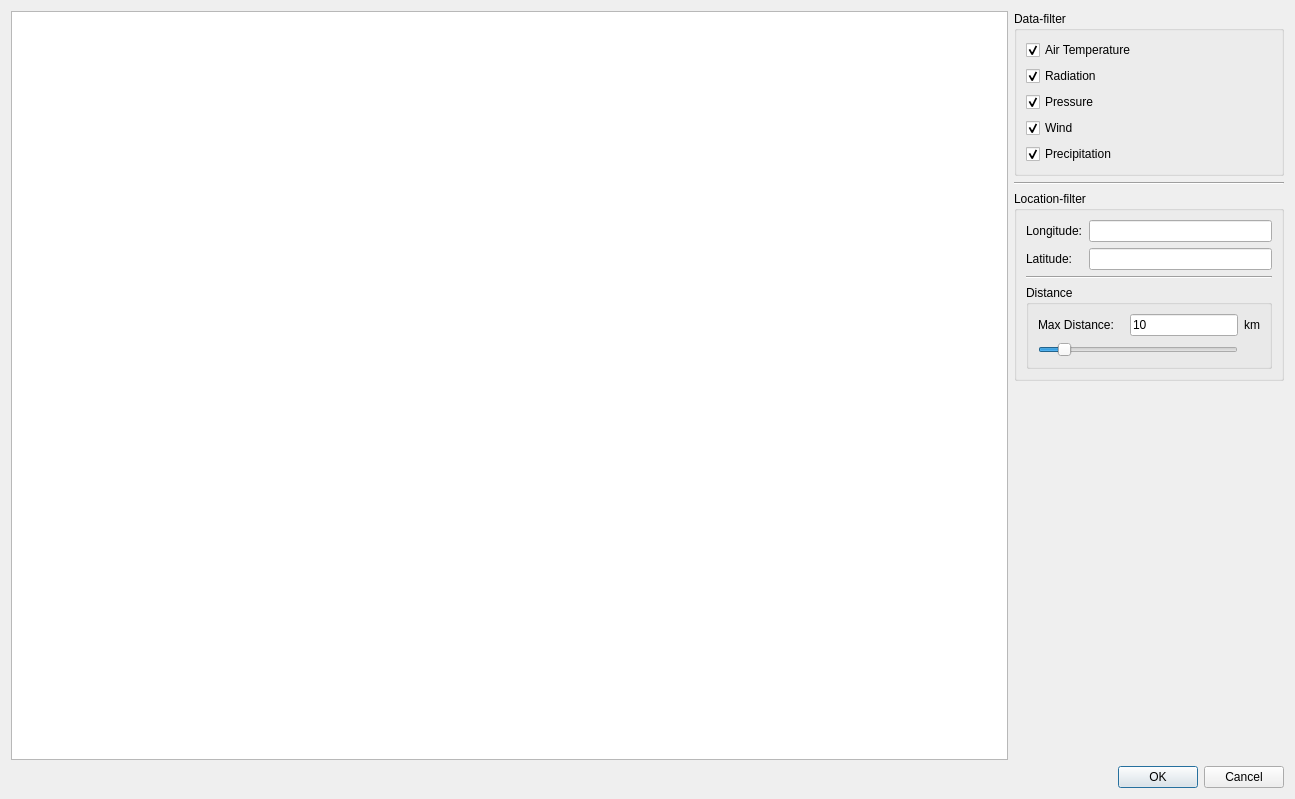
<?xml version="1.0" encoding="UTF-8"?>
<ui version="4.0">
 <class>DM::MapDialog</class>
 <widget class="QDialog" name="DM::MapDialog">
  <property name="geometry">
   <rect>
    <x>0</x>
    <y>0</y>
    <width>1295</width>
    <height>799</height>
   </rect>
  </property>
  <property name="windowTitle">
   <string>Location</string>
  </property>
  <layout class="QGridLayout" name="gridLayout_4" columnstretch="1,0">
   <item row="0" column="1">
    <layout class="QVBoxLayout" name="verticalLayout">
     <item>
      <widget class="QGroupBox" name="groupBox">
       <property name="title">
        <string>Data-filter</string>
       </property>
       <layout class="QVBoxLayout" name="verticalLayout_2">
        <item>
         <widget class="QCheckBox" name="checkBoxAirTemp">
          <property name="text">
           <string>Air Temperature</string>
          </property>
          <property name="checked">
           <bool>true</bool>
          </property>
         </widget>
        </item>
        <item>
         <widget class="QCheckBox" name="checkBoxRadiation">
          <property name="text">
           <string>Radiation</string>
          </property>
          <property name="checked">
           <bool>true</bool>
          </property>
         </widget>
        </item>
        <item>
         <widget class="QCheckBox" name="checkBoxPressure">
          <property name="text">
           <string>Pressure</string>
          </property>
          <property name="checked">
           <bool>true</bool>
          </property>
         </widget>
        </item>
        <item>
         <widget class="QCheckBox" name="checkBoxWind">
          <property name="text">
           <string>Wind</string>
          </property>
          <property name="checked">
           <bool>true</bool>
          </property>
         </widget>
        </item>
        <item>
         <widget class="QCheckBox" name="checkBoxPrecipitation">
          <property name="text">
           <string>Precipitation</string>
          </property>
          <property name="checked">
           <bool>true</bool>
          </property>
         </widget>
        </item>
       </layout>
      </widget>
     </item>
     <item>
      <widget class="Line" name="line">
       <property name="orientation">
        <enum>Qt::Horizontal</enum>
       </property>
      </widget>
     </item>
     <item>
      <widget class="QGroupBox" name="groupBox_2">
       <property name="title">
        <string>Location-filter</string>
       </property>
       <layout class="QGridLayout" name="gridLayout_3">
        <item row="0" column="0">
         <layout class="QGridLayout" name="gridLayout">
          <item row="3" column="1">
           <widget class="QtExt::ValidatingLineEdit" name="lineEditLatitude"/>
          </item>
          <item row="2" column="1">
           <widget class="QtExt::ValidatingLineEdit" name="lineEditLongitude"/>
          </item>
          <item row="2" column="0">
           <widget class="QLabel" name="label_2">
            <property name="text">
             <string>Longitude:</string>
            </property>
           </widget>
          </item>
          <item row="3" column="0">
           <widget class="QLabel" name="label">
            <property name="text">
             <string>Latitude:</string>
            </property>
           </widget>
          </item>
         </layout>
        </item>
        <item row="2" column="0">
         <widget class="QGroupBox" name="groupBoxDistance">
          <property name="maximumSize">
           <size>
            <width>16777215</width>
            <height>16777215</height>
           </size>
          </property>
          <property name="title">
           <string>Distance </string>
          </property>
          <layout class="QGridLayout" name="gridLayout_5">
           <item row="0" column="3">
            <widget class="QLabel" name="label_7">
             <property name="text">
              <string>km</string>
             </property>
            </widget>
           </item>
           <item row="1" column="0" colspan="3">
            <widget class="QSlider" name="horizontalSliderDistance">
             <property name="maximum">
              <number>500</number>
             </property>
             <property name="value">
              <number>50</number>
             </property>
             <property name="orientation">
              <enum>Qt::Horizontal</enum>
             </property>
            </widget>
           </item>
           <item row="0" column="0">
            <widget class="QLabel" name="label_6">
             <property name="text">
              <string>Max Distance: </string>
             </property>
            </widget>
           </item>
           <item row="0" column="2">
            <widget class="QtExt::ValidatingLineEdit" name="lineEditDistance">
             <property name="text">
              <string>10</string>
             </property>
             <property name="readOnly">
              <bool>true</bool>
             </property>
            </widget>
           </item>
          </layout>
         </widget>
        </item>
        <item row="1" column="0">
         <widget class="Line" name="line_2">
          <property name="orientation">
           <enum>Qt::Horizontal</enum>
          </property>
         </widget>
        </item>
       </layout>
      </widget>
     </item>
    </layout>
   </item>
   <item row="1" column="1">
    <spacer name="verticalSpacer">
     <property name="orientation">
      <enum>Qt::Vertical</enum>
     </property>
     <property name="sizeHint" stdset="0">
      <size>
       <width>20</width>
       <height>508</height>
      </size>
     </property>
    </spacer>
   </item>
   <item row="2" column="0" colspan="2">
    <widget class="QDialogButtonBox" name="buttonBox">
     <property name="orientation">
      <enum>Qt::Horizontal</enum>
     </property>
     <property name="standardButtons">
      <set>QDialogButtonBox::Cancel|QDialogButtonBox::Ok</set>
     </property>
    </widget>
   </item>
   <item row="0" column="0" rowspan="2">
    <widget class="DM::GraphicsView" name="graphicsViewMap">
     <property name="sizeAdjustPolicy">
      <enum>QAbstractScrollArea::AdjustToContents</enum>
     </property>
     <property name="viewportUpdateMode">
      <enum>QGraphicsView::SmartViewportUpdate</enum>
     </property>
    </widget>
   </item>
  </layout>
 </widget>
 <customwidgets>
  <customwidget>
   <class>QtExt::ValidatingLineEdit</class>
   <extends>QLineEdit</extends>
   <header>QtExt_ValidatingLineEdit.h</header>
   <slots>
    <signal>editingFinishedSuccessfully()</signal>
   </slots>
  </customwidget>
  <customwidget>
   <class>DM::GraphicsView</class>
   <extends>QGraphicsView</extends>
   <header>DM_GraphicsView.h</header>
  </customwidget>
 </customwidgets>
 <resources/>
 <connections>
  <connection>
   <sender>buttonBox</sender>
   <signal>accepted()</signal>
   <receiver>DM::MapDialog</receiver>
   <slot>accept()</slot>
   <hints>
    <hint type="sourcelabel">
     <x>248</x>
     <y>254</y>
    </hint>
    <hint type="destinationlabel">
     <x>157</x>
     <y>274</y>
    </hint>
   </hints>
  </connection>
  <connection>
   <sender>buttonBox</sender>
   <signal>rejected()</signal>
   <receiver>DM::MapDialog</receiver>
   <slot>reject()</slot>
   <hints>
    <hint type="sourcelabel">
     <x>316</x>
     <y>260</y>
    </hint>
    <hint type="destinationlabel">
     <x>286</x>
     <y>274</y>
    </hint>
   </hints>
  </connection>
 </connections>
</ui>
